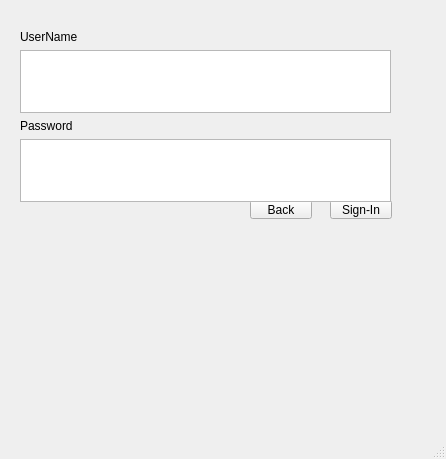
<?xml version="1.0" encoding="UTF-8"?>
<ui version="4.0">
 <class>SIWindow</class>
 <widget class="QMainWindow" name="SIWindow">
  <property name="geometry">
   <rect>
    <x>0</x>
    <y>0</y>
    <width>446</width>
    <height>459</height>
   </rect>
  </property>
  <property name="windowTitle">
   <string>MainWindow</string>
  </property>
  <widget class="QWidget" name="centralwidget">
   <widget class="QPushButton" name="signBttn">
    <property name="geometry">
     <rect>
      <x>330</x>
      <y>200</y>
      <width>62</width>
      <height>19</height>
     </rect>
    </property>
    <property name="text">
     <string>Sign-In</string>
    </property>
   </widget>
   <widget class="QPushButton" name="backBttn">
    <property name="geometry">
     <rect>
      <x>250</x>
      <y>200</y>
      <width>62</width>
      <height>19</height>
     </rect>
    </property>
    <property name="text">
     <string>Back</string>
    </property>
   </widget>
   <widget class="QWidget" name="gridLayoutWidget">
    <property name="geometry">
     <rect>
      <x>20</x>
      <y>30</y>
      <width>371</width>
      <height>172</height>
     </rect>
    </property>
    <layout class="QGridLayout" name="gridLayout">
     <item row="0" column="0">
      <widget class="QLabel" name="userLabel">
       <property name="text">
        <string>UserName</string>
       </property>
      </widget>
     </item>
     <item row="3" column="0">
      <widget class="QTextEdit" name="userText">
       <property name="enabled">
        <bool>true</bool>
       </property>
       <property name="sizePolicy">
        <sizepolicy hsizetype="Ignored" vsizetype="Expanding">
         <horstretch>0</horstretch>
         <verstretch>0</verstretch>
        </sizepolicy>
       </property>
      </widget>
     </item>
     <item row="4" column="0">
      <widget class="QLabel" name="passLabel">
       <property name="text">
        <string>Password</string>
       </property>
      </widget>
     </item>
     <item row="5" column="0">
      <widget class="QTextEdit" name="passText"/>
     </item>
    </layout>
   </widget>
  </widget>
  <widget class="QMenuBar" name="menubar">
   <property name="geometry">
    <rect>
     <x>0</x>
     <y>0</y>
     <width>446</width>
     <height>22</height>
    </rect>
   </property>
  </widget>
  <widget class="QStatusBar" name="statusbar"/>
 </widget>
 <resources/>
 <connections/>
</ui>
